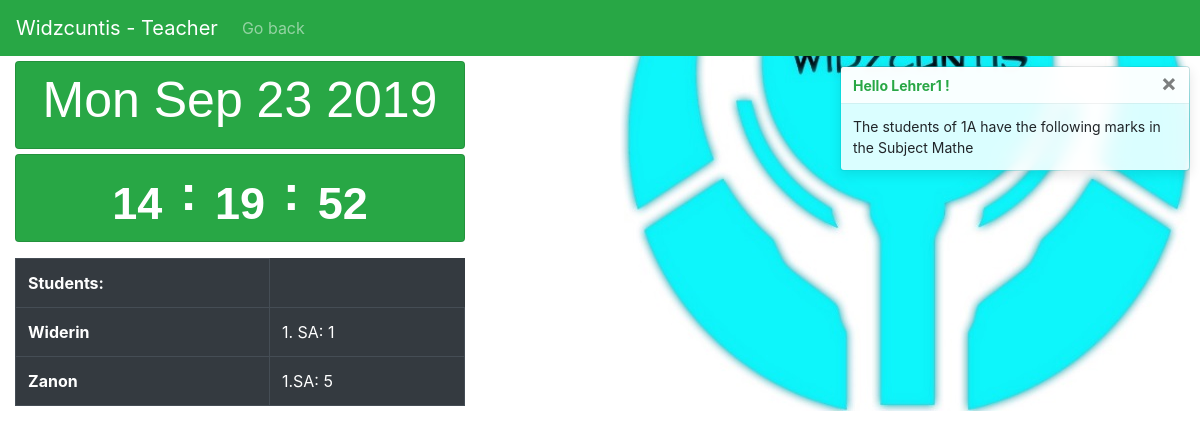
The page /users/home/logged_t/class_list/subject/1 (signed in) on the database its author committed.
### users/models.py (models this page shows)
class CustomUser(AbstractUser):
    def __str__(self):
        return self.last_name

### school/models.py (models this page shows, shortened)
class Exam(models.Model):
    stusu = models.ForeignKey(Stusu, on_delete=models.CASCADE)
    name = models.CharField(max_length=200)
    grade = models.IntegerField(default=0)
    value = models.IntegerField(default=0)
    def __str__(self):
        return self.name

class Stusu(models.Model):
    subject = models.ForeignKey(Subject, on_delete=models.CASCADE)
    student = models.ForeignKey(Student, on_delete=models.CASCADE)
    class Meta:
        verbose_name="Students with Subject"

class Student(models.Model):
    klasse = models.ForeignKey(Class, on_delete=models.CASCADE)
    name = models.CharField(max_length=200)
    first_name = models.CharField(max_length=200)
    user = related.ForeignKey(CustomUser, on_delete=models.CASCADE)
    def __str__(self):
        return self.name

class Class(models.Model):
    class_name = models.CharField(max_length=200)
    def __str__(self):
        return self.class_name
    class Meta:
        verbose_name="Classe"

class Subject(models.Model):
    name = models.CharField(max_length=200)
    def __str__(self):
        return self.name

### users/views.py (the view)
# urls.py: path('home/logged_t/class_list/subject/<int:pk>', views.MarkTable.as_view(), name='MarkTable'),
class MarkTable(generic.ListView):
    template_name='marktable.html'
    context_object_name='stusu_list'
    def get_queryset(self):
        s=[]
        pk=self.kwargs['pk']
        if(self.request.user.is_authenticated):
            user=  self.request.user
        authorized=False
        lehrer=""
        klassubs=""
        clasu=""
        for i in Clasu.objects.all():
            if(i.id==pk):
                clasu=i
        for i in Teacher.objects.all():
            if(i.user.id==user.id):
                lehrer=i
        for i in Clatea.objects.all():
                if(clasu.klasse.id==i.klasse.id and i.teacher.id==lehrer.id):
                    authorized=True
                    klassubs=i
        if(authorized==False):
            return s
        Student.objects.order_by("name")
        for i in Student.objects.filter(klasse__id=klassubs.klasse.id):
            e=[]
            for j in Exam.objects.filter(stusu__student__id=i.id, stusu__subject__id=clasu.subject.id):
                e.append(j)
            s.append(e)
        return s

### templates/marktable.html (shortened to what this page needs)
{% extends 'base.html' %}
{% block content %}
{% if stusu_list %}
<nav class="navbar navbar-expand-lg navbar-dark bg-success">
    <a class="navbar-brand" href="{% url 'BackHome' %}">Widzcuntis - Teacher</a>
    <div class="collapse navbar-collapse" id="navbarText">
      <ul class="navbar-nav">
        <li class="nav-item">
          <a class="nav-link" href="{% url 'ListClass' stusu_list.0.0.stusu.student.klasse.id%}">Go back</a>
        </li>
      </ul>
    </div>
  </nav>
  <div role="alert" aria-live="assertive" aria-atomic="true" style="position: relative; min-height: 0px;" >
    <div class="toast" data-autohide="false">
        <div class="toast-header">
          <strong class="mr-auto text-success">Hello {{ user.username }} !</strong>
          <button type="button" class="ml-2 mb-1 close" data-dismiss="toast">&times;</button>
        </div>
        <div class="toast-body">
            The students of {{ stusu_list.0.0.stusu.student.klasse }} have the following marks in the Subject {{ stusu_list.0.0.stusu.subject }}</div>
      </div>
    </div>
  <div class="col-md-3 container">
    <div class="card width=75 bg-success text-white rounded datee">
      <h2 class="card-title text-center">
      <div class="d-flex flex-wrap justify-content-center mt-2">
        <p id="demo" class="datum"></p>
      </div>
    </div>
  <div class="card width=75 bg-success text-white rounded clock">
    <h3 class="card-title text-center">
    <div class="d-flex flex-wrap justify-content-center mt-2">
     <a><span class="badge hours"></span></a> <p class="colon">:</p>
     <a><span class="badge min"></span></a> <p class="colon">:</p>
     <a><span class="badge sec"></span></a>
    </div>
    </h3>
  </div>
  </div>
  <table class="table gradet table-bordered table-dark">
    <tbody>
        <tr>
          <th>Students:</th>
        {% for exam_list in stusu_list %}
        {% if exam_list.0.stusu %}
        <tr>
          <th>{{ exam_list.0.stusu.student }}</th>
          {% for exam in exam_list %}
            <td>{{ exam }}: {{ exam.grade }}</td>
          {% endfor %}
        </tr>
        {% endif %}
        {% endfor %}
    </tbody>
  </table>
{% else %}
    <p>There are no entries or you are not authorized.</p>
    <a href="{% url 'BackHome' %}">Go Home</a>
{% endif %}
{% endblock %}

### templates/base.html (style rules this page uses)
.cardtitle1,.text-center { font-family: 'Helvetica'; font-size: 60px; }
.colon { font-family: 'Arial'; font-size: 50px; font-weight: bold; }
.container,.datee,.clock { margin: 5px; margin-left: 0px; }
.datum { font-family: 'Arial'; font-size: 50px; }
.datee,.clock { width: 450px; height: 88px; }
.toast { position: absolute; top: 0; right: 0; margin-right: 10px; margin-top: 10px; margin-bottom: 10px; }
.gradet { margin:15px; width:450px; }
@media only screen and (min-width: 1080px) { body { background: white url("/static/school/images/reclaimer1.png") no-repeat; background-position: right bottom; } }
p { font-size: 15px; }

### rows shown on the page
CustomUser: username "Lehrer1"
Exam: stusu.class_name "1A", stusu.name "Mathe", stusu.name "Widerin", name "1. SA", grade "1"
Exam: stusu.name "Zanon", name "1.SA", grade "5"
